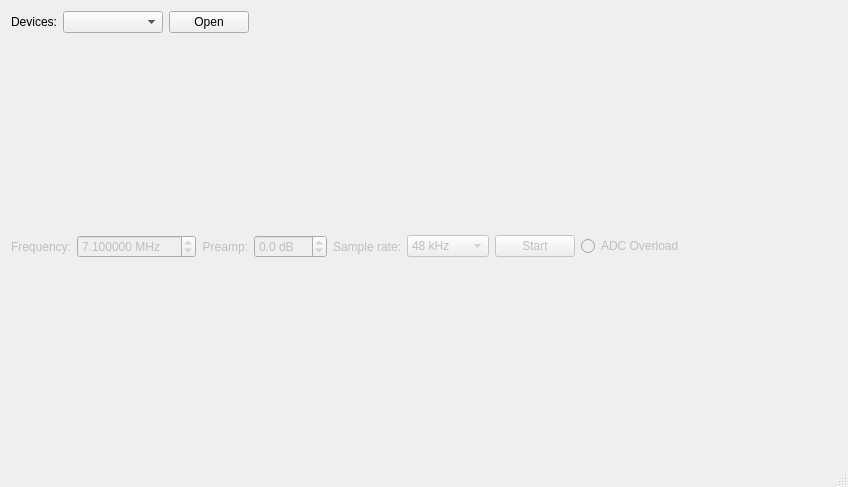
<?xml version="1.0" encoding="UTF-8"?>
<ui version="4.0">
 <class>MainWindow</class>
 <widget class="QMainWindow" name="MainWindow">
  <property name="geometry">
   <rect>
    <x>0</x>
    <y>0</y>
    <width>848</width>
    <height>487</height>
   </rect>
  </property>
  <property name="windowTitle">
   <string>Demo ColibriNANO</string>
  </property>
  <widget class="QWidget" name="centralWidget">
   <layout class="QGridLayout" name="gridLayout">
    <item row="0" column="0">
     <widget class="QLabel" name="lbDevices">
      <property name="text">
       <string>Devices:</string>
      </property>
      <property name="alignment">
       <set>Qt::AlignRight|Qt::AlignTrailing|Qt::AlignVCenter</set>
      </property>
     </widget>
    </item>
    <item row="0" column="1">
     <widget class="QComboBox" name="cbDevices">
      <property name="minimumSize">
       <size>
        <width>100</width>
        <height>0</height>
       </size>
      </property>
     </widget>
    </item>
    <item row="0" column="2">
     <widget class="QPushButton" name="pbOpen">
      <property name="text">
       <string>Open</string>
      </property>
      <property name="checkable">
       <bool>true</bool>
      </property>
     </widget>
    </item>
    <item row="0" column="3">
     <spacer name="horizontalSpacer">
      <property name="orientation">
       <enum>Qt::Horizontal</enum>
      </property>
      <property name="sizeHint" stdset="0">
       <size>
        <width>40</width>
        <height>20</height>
       </size>
      </property>
     </spacer>
    </item>
    <item row="1" column="0" colspan="4">
     <widget class="QWidget" name="wgtReceiver" native="true">
      <property name="enabled">
       <bool>false</bool>
      </property>
      <layout class="QVBoxLayout" name="verticalLayout">
       <property name="spacing">
        <number>0</number>
       </property>
       <property name="leftMargin">
        <number>0</number>
       </property>
       <property name="topMargin">
        <number>0</number>
       </property>
       <property name="rightMargin">
        <number>0</number>
       </property>
       <property name="bottomMargin">
        <number>0</number>
       </property>
       <item>
        <layout class="QHBoxLayout" name="horizontalLayout">
         <item>
          <widget class="QLabel" name="label">
           <property name="text">
            <string>Frequency:</string>
           </property>
           <property name="alignment">
            <set>Qt::AlignRight|Qt::AlignTrailing|Qt::AlignVCenter</set>
           </property>
          </widget>
         </item>
         <item>
          <widget class="QDoubleSpinBox" name="sbFrequency">
           <property name="suffix">
            <string> MHz</string>
           </property>
           <property name="decimals">
            <number>6</number>
           </property>
           <property name="minimum">
            <double>1.000000000000000</double>
           </property>
           <property name="maximum">
            <double>800.000000000000000</double>
           </property>
           <property name="singleStep">
            <double>0.001000000000000</double>
           </property>
           <property name="value">
            <double>7.100000000000000</double>
           </property>
          </widget>
         </item>
         <item>
          <widget class="QLabel" name="label_2">
           <property name="text">
            <string>Preamp:</string>
           </property>
           <property name="alignment">
            <set>Qt::AlignRight|Qt::AlignTrailing|Qt::AlignVCenter</set>
           </property>
          </widget>
         </item>
         <item>
          <widget class="QDoubleSpinBox" name="sbPreamp">
           <property name="suffix">
            <string> dB</string>
           </property>
           <property name="decimals">
            <number>1</number>
           </property>
           <property name="minimum">
            <double>-31.500000000000000</double>
           </property>
           <property name="maximum">
            <double>6.000000000000000</double>
           </property>
           <property name="singleStep">
            <double>0.500000000000000</double>
           </property>
           <property name="value">
            <double>0.000000000000000</double>
           </property>
          </widget>
         </item>
         <item>
          <widget class="QLabel" name="lbSampleRate">
           <property name="text">
            <string>Sample rate:</string>
           </property>
           <property name="alignment">
            <set>Qt::AlignRight|Qt::AlignTrailing|Qt::AlignVCenter</set>
           </property>
          </widget>
         </item>
         <item>
          <widget class="QComboBox" name="sbSampleRate">
           <item>
            <property name="text">
             <string>48 kHz</string>
            </property>
           </item>
           <item>
            <property name="text">
             <string>96 kHz</string>
            </property>
           </item>
           <item>
            <property name="text">
             <string>192 kHz</string>
            </property>
           </item>
           <item>
            <property name="text">
             <string>384 kHz</string>
            </property>
           </item>
           <item>
            <property name="text">
             <string>768 kHz</string>
            </property>
           </item>
           <item>
            <property name="text">
             <string>1536 kHz</string>
            </property>
           </item>
           <item>
            <property name="text">
             <string>1920 kHz</string>
            </property>
           </item>
           <item>
            <property name="text">
             <string>2560 kHz</string>
            </property>
           </item>
           <item>
            <property name="text">
             <string>3072 kHz</string>
            </property>
           </item>
          </widget>
         </item>
         <item>
          <widget class="QPushButton" name="pbStart">
           <property name="text">
            <string>Start</string>
           </property>
           <property name="checkable">
            <bool>true</bool>
           </property>
          </widget>
         </item>
         <item>
          <widget class="QRadioButton" name="adcOverload">
           <property name="enabled">
            <bool>false</bool>
           </property>
           <property name="text">
            <string>ADC Overload</string>
           </property>
          </widget>
         </item>
         <item>
          <spacer name="horizontalSpacer_2">
           <property name="orientation">
            <enum>Qt::Horizontal</enum>
           </property>
           <property name="sizeHint" stdset="0">
            <size>
             <width>40</width>
             <height>20</height>
            </size>
           </property>
          </spacer>
         </item>
        </layout>
       </item>
      </layout>
     </widget>
    </item>
   </layout>
  </widget>
  <widget class="QStatusBar" name="statusBar"/>
 </widget>
 <layoutdefault spacing="6" margin="11"/>
 <resources/>
 <connections>
  <connection>
   <sender>pbOpen</sender>
   <signal>toggled(bool)</signal>
   <receiver>lbDevices</receiver>
   <slot>setDisabled(bool)</slot>
   <hints>
    <hint type="sourcelabel">
     <x>183</x>
     <y>16</y>
    </hint>
    <hint type="destinationlabel">
     <x>20</x>
     <y>16</y>
    </hint>
   </hints>
  </connection>
  <connection>
   <sender>pbOpen</sender>
   <signal>toggled(bool)</signal>
   <receiver>cbDevices</receiver>
   <slot>setDisabled(bool)</slot>
   <hints>
    <hint type="sourcelabel">
     <x>183</x>
     <y>16</y>
    </hint>
    <hint type="destinationlabel">
     <x>89</x>
     <y>16</y>
    </hint>
   </hints>
  </connection>
  <connection>
   <sender>pbStart</sender>
   <signal>toggled(bool)</signal>
   <receiver>lbSampleRate</receiver>
   <slot>setDisabled(bool)</slot>
   <hints>
    <hint type="sourcelabel">
     <x>388</x>
     <y>43</y>
    </hint>
    <hint type="destinationlabel">
     <x>262</x>
     <y>43</y>
    </hint>
   </hints>
  </connection>
  <connection>
   <sender>pbStart</sender>
   <signal>toggled(bool)</signal>
   <receiver>sbSampleRate</receiver>
   <slot>setDisabled(bool)</slot>
   <hints>
    <hint type="sourcelabel">
     <x>388</x>
     <y>43</y>
    </hint>
    <hint type="destinationlabel">
     <x>317</x>
     <y>43</y>
    </hint>
   </hints>
  </connection>
  <connection>
   <sender>pbOpen</sender>
   <signal>toggled(bool)</signal>
   <receiver>wgtReceiver</receiver>
   <slot>setEnabled(bool)</slot>
   <hints>
    <hint type="sourcelabel">
     <x>183</x>
     <y>16</y>
    </hint>
    <hint type="destinationlabel">
     <x>423</x>
     <y>245</y>
    </hint>
   </hints>
  </connection>
 </connections>
</ui>
